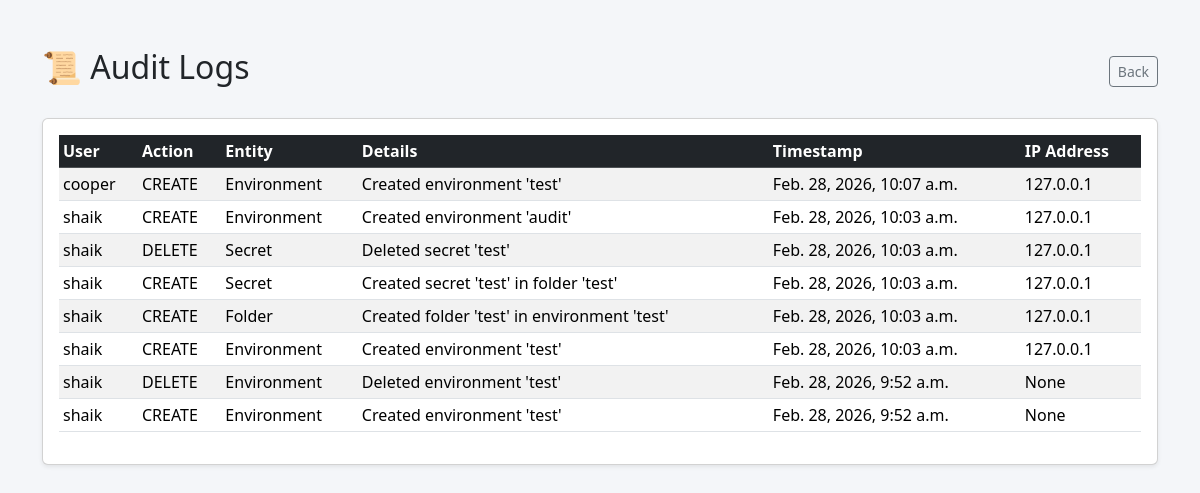
The page /audit-logs/ (signed in) on the database as committed earlier.
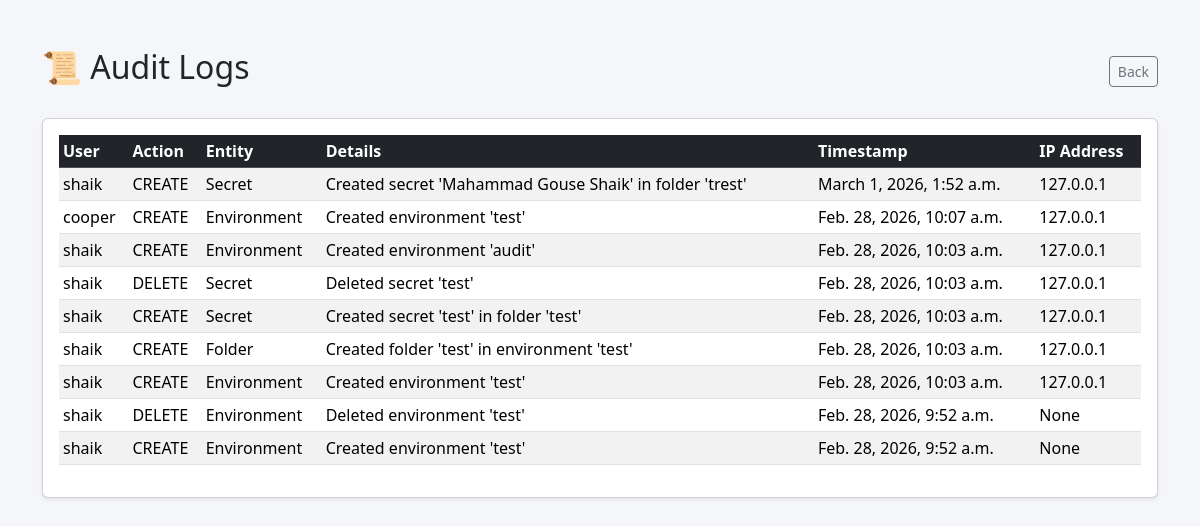
The same page on the database as committed later.
### auditlogs/models.py (models this page shows, shortened)
class AuditLog(models.Model):
    ACTION_CHOICES = [
        ('CREATE', 'Create'),
        ('DELETE', 'Delete'),
        ('UPDATE', 'Update'),
        ('REVEAL', 'Reveal'),
        ('LOGIN', 'Login'),
        ('LOGOUT', 'Logout'),
    ]
    user = models.ForeignKey(User, on_delete=models.CASCADE)
    action = models.CharField(max_length=20, choices=ACTION_CHOICES)
    entity = models.CharField(max_length=100)
    details = models.TextField(blank=True, null=True)
    ip_address = models.GenericIPAddressField(null=True, blank=True)
    timestamp = models.DateTimeField(auto_now_add=True)

### auditlogs/views.py (the view)
# urls.py: path('', views.audit_dashboard, name='audit_dashboard'),
@login_required
def audit_dashboard(request):
    logs = AuditLog.objects.all().order_by('-timestamp')[:200]
    return render(request, "auditlogs/dashboard.html", {
        "logs": logs
    })

### auditlogs/templates/auditlogs/dashboard.html (shortened to what this page needs)
<!DOCTYPE html>
<html>
<head>
    <link href="https://cdn.jsdelivr.net/npm/bootstrap@5.3.2/dist/css/bootstrap.min.css" rel="stylesheet">
</head>
<body style="background:#f4f6f9">
<div class="container mt-5">
    <div class="d-flex justify-content-between align-items-center mb-4">
        <h2>📜 Audit Logs</h2>
        <a href="/" class="btn btn-outline-secondary btn-sm">Back</a>
    </div>
    <div class="card shadow-sm p-3">
        <table class="table table-striped table-sm">
            <thead class="table-dark">
                <tr>
                    <th>User</th>
                    <th>Action</th>
                    <th>Entity</th>
                    <th>Details</th>
                    <th>Timestamp</th>
                    <th>IP Address</th>
                </tr>
            </thead>
            <tbody>
                {% for log in logs %}
                <tr>
                    <td>{{ log.user.username }}</td>
                    <td>{{ log.action }}</td>
                    <td>{{ log.entity }}</td>
                    <td>{{ log.details }}</td>
                    <td>{{ log.timestamp }}</td>
                    <td>{{ log.ip_address }}</td>
                </tr>
                {% empty %}
                <tr>
                    <td colspan="5" class="text-center text-muted">No logs available</td>
                </tr>
                {% endfor %}
            </tbody>
        </table>
    </div>
</div>
</body>
</html>

Rows that differ between the two databases and show on the page:
added AuditLog: user.username "shaik", action "CREATE", entity "Secret", details "Created secret 'Mahammad Gouse Shaik' in folder 'trest'", timestamp "March 1, 2026, 1:52 a.m.", ip_address "127.0.0.1"
